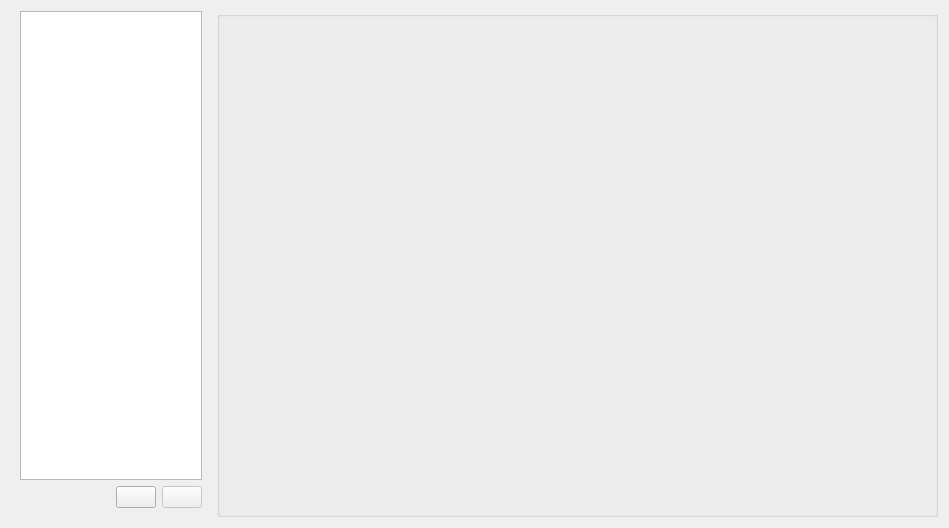
<?xml version="1.0" encoding="UTF-8"?>
<ui version="4.0">
 <class>KCMWebAccounts</class>
 <widget class="QWidget" name="KCMWebAccounts">
  <property name="geometry">
   <rect>
    <x>0</x>
    <y>0</y>
    <width>949</width>
    <height>528</height>
   </rect>
  </property>
  <property name="sizePolicy">
   <sizepolicy hsizetype="Preferred" vsizetype="Preferred">
    <horstretch>0</horstretch>
    <verstretch>0</verstretch>
   </sizepolicy>
  </property>
  <property name="windowTitle">
   <string>Form</string>
  </property>
  <layout class="QHBoxLayout" name="horizontalLayout_2">
   <item>
    <widget class="QWidget" name="widget" native="true">
     <property name="sizePolicy">
      <sizepolicy hsizetype="Fixed" vsizetype="Preferred">
       <horstretch>0</horstretch>
       <verstretch>0</verstretch>
      </sizepolicy>
     </property>
     <property name="maximumSize">
      <size>
       <width>200</width>
       <height>16777215</height>
      </size>
     </property>
     <layout class="QVBoxLayout" name="verticalLayout">
      <property name="topMargin">
       <number>0</number>
      </property>
      <item>
       <widget class="QListView" name="accountsView"/>
      </item>
      <item>
       <layout class="QHBoxLayout" name="horizontalLayout">
        <item>
         <spacer name="horizontalSpacer">
          <property name="orientation">
           <enum>Qt::Horizontal</enum>
          </property>
          <property name="sizeType">
           <enum>QSizePolicy::MinimumExpanding</enum>
          </property>
          <property name="sizeHint" stdset="0">
           <size>
            <width>40</width>
            <height>20</height>
           </size>
          </property>
         </spacer>
        </item>
        <item>
         <widget class="QPushButton" name="addBtn">
          <property name="text">
           <string/>
          </property>
          <property name="icon">
           <iconset theme="list-add">
            <normaloff/>
           </iconset>
          </property>
         </widget>
        </item>
        <item>
         <widget class="QPushButton" name="removeBtn">
          <property name="enabled">
           <bool>false</bool>
          </property>
          <property name="text">
           <string/>
          </property>
          <property name="icon">
           <iconset theme="list-remove">
            <normaloff/>
           </iconset>
          </property>
         </widget>
        </item>
       </layout>
      </item>
     </layout>
    </widget>
   </item>
   <item>
    <widget class="QGroupBox" name="accountInfo">
     <property name="sizePolicy">
      <sizepolicy hsizetype="Expanding" vsizetype="Preferred">
       <horstretch>0</horstretch>
       <verstretch>0</verstretch>
      </sizepolicy>
     </property>
     <property name="title">
      <string/>
     </property>
    </widget>
   </item>
  </layout>
 </widget>
 <resources/>
 <connections/>
</ui>
